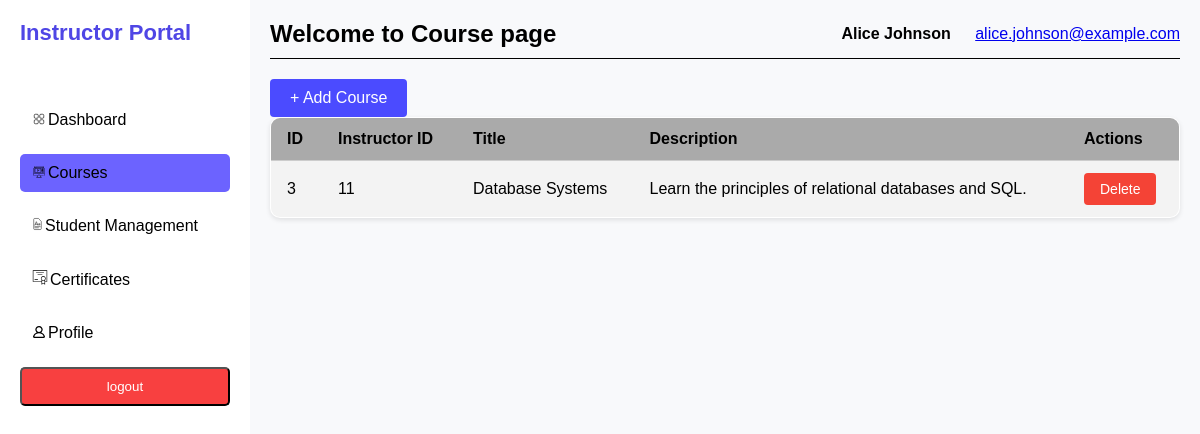
Page /view/instructor/courses.php (signed in) on the committed database.
### tables this page shows
CREATE TABLE `course` (
  `course_id` int(11) NOT NULL,
  `instructor_id` int(11) NOT NULL,
  `title` varchar(255) NOT NULL,
  `description` text DEFAULT NULL
);

### model/instructor/db.php (called while the page is built, shortened)
<?php
class MyDB {
    private $conn;
    public function openConn() {
        $DBHost = "localhost";
        $DBUser = "root";
        $DBPassword = "";
        $DBName = "project";
        $this->conn = new mysqli($DBHost, $DBUser, $DBPassword, $DBName);
	return $this->conn;
    }
    public function getCoursesByInstructorId($instructor_id)
    {
        $sql = "SELECT * FROM course WHERE instructor_id = ?";
        $stmt = $this->conn->prepare($sql);
        $stmt->bind_param("i", $instructor_id);
        $stmt->execute();
        return $stmt->get_result();
    }
}
?>

### view/instructor/courses.php (the view, shortened to what this page needs)
<?php
include '../../model/instructor/db.php';
$db = new MyDB();
$result = $db->getCoursesByInstructorId($_SESSION['instructor_id']);
?>
<!DOCTYPE html>
<html lang="en">
<head>
    <link rel="stylesheet" href="../../assets/css/instructor/courses.css">
</head>
<body>
    <div class="container">
        <div class="sidebar">
            <h2>Instructor Portal</h2>
            <nav>
                <ul>
                    <li><a href="dashboard.php"><span><img src="../../assets/uploads/instructor/dashboard.svg"   width="18" height="12"></span>Dashboard</a></li>
                    <li><a href="courses.php"class="active"><span><img src="../../assets/uploads/instructor/course.svg"  width="18" height="12"></span>Courses</a></li>
                    <li><a href="Student_management.php"><span><img src="../../assets/uploads/instructor/grade.svg"  width="15" height="14"></span>Student Management</a></li>
                    <li><a href="certificates.php"><span><img src="../../assets/uploads/instructor/certificate.svg"   width="20" height="15"></span>Certificates</a></li>
                    <li><a href="profile.php"><span><img src="../../assets/uploads/instructor/profile.svg"  width="18" height="12"></span>Profile</a></li>
                </ul>
            </nav>
            <form action="../../control/instructor/logout_control.php">
                <input type="submit" value="logout" class="logout">
            </form>
        </div>
        <div class="main-content">
            <div class="header">
            <h2>Welcome to Course page</h2>
            <div class="user-info">
                    <span>
                        <?php echo $_SESSION['full_name'] ?? '' ?>
                    </span>
                    <a href="mailto:">
                        <?php echo $_SESSION['email'] ?? ''?>
                    </a>
                </div>
            </div>
        <div class="courses">
                <a href="add_course.php">
            <button type="button" class="add-course">+ Add Course</button>
            </a>
            <table >
                <tr>
                    <th>ID</th>
                    <th>Instructor ID</th>
                    <th>Title</th>
                    <th>Description</th>
                    <th>Actions</th>
                </tr>
                <?php
                while ($row = $result->fetch_assoc()) {
                    echo "<tr>
                            <td>" . $row['course_id'] . "</td>
                            <td>" . $row['instructor_id'] . "</td>
                            <td>" . $row['title'] . "</td>
                            <td>" . $row['description'] . "</td>
                            <td>
                                        <div class='actions'>
                                            <form action='../../control/instructor/delete_course.php'>
                                                <input type='hidden' name='course_id' value='" . $row['course_id'] . "'>
                                                <button type='submit' class='delete'>Delete</button>
                                            </form>
                                        </div>
                            </td>
                        </tr>";
                }
                ?>
            </table>
        </div>
    </div>
</div>
</body>
</html>

### assets/css/instructor/courses.css (style rules this page uses)
* { margin: 0; padding: 0; box-sizing: border-box; }
body { font-family: Arial, sans-serif; display: flex; background-color: #f8f9fb; }
.container { display: flex; width: 100%; }
.sidebar { width: 250px; background-color: #ffffff; color: #4b5d72; height: 100vh; padding: 20px; }
.sidebar h2 { font-size: 22px; margin-bottom: 20px; color:#4f46e5; }
.sidebar nav ul { list-style: none; padding-top: 20px; }
.sidebar nav ul li { margin: 15px 0; }
.sidebar nav ul li a { text-decoration: none; color: #000000; padding: 10px; display: block; border-radius: 5px; }
.sidebar nav ul li a.active, .sidebar nav ul li a:hover { background-color: #6c63ff; }
.logout { background-color: #f84040; color: #ffffff; padding: 10px; border-radius: 5px; text-align: center; cursor: pointer; width: 100%; }
.main-content { flex: 1; padding: 20px; }
.header { display: flex; justify-content: space-between; align-items: center; margin-bottom: 20px; padding-bottom: 10px; border-bottom:1px solid black; }
.user-info span { font-weight: bold; margin-right: 20px; }
.courses { margin-top: 10px; }
table { width: 100%; border-collapse: collapse; background-color: #fff; box-shadow: 0 2px 5px rgba(0, 0, 0, 0.1); border: 1px solid #ccc; border-radius: 10px; overflow: hidden; }
th, td { padding: 12px 16px; text-align: left; border-bottom: 1px solid #ccc; background-color: #f3f3f3; }
th { background-color: #aaaaaa; font-weight: bold; }
.add-course { background-color: #4b4bff; color: #fff; border: none; border-radius: 4px; padding: 10px 20px; font-size: 16px; align-self: flex-start; }
.actions button.delete { background-color: #f44336; color: white; border: none; padding: 8px 16px; text-align: center; font-size: 14px; cursor: pointer; border-radius: 4px; transition: background-color 0.3s ease; }

### rows in the picture
course: course_id "3", instructor "11", title "Database Systems", description "Learn the principles of relational databases and SQL."

### other values in the picture
$_SESSION['full_name'] "Alice Johnson"
$_SESSION['email'] "alice.johnson@example.com"
